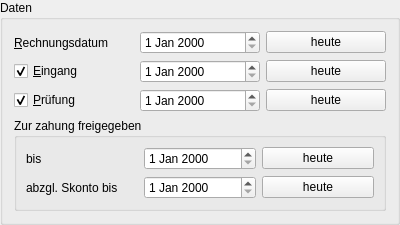
    <widget class="QGroupBox" name="groupBox_2">
     <property name="minimumSize">
      <size>
       <width>400</width>
       <height>0</height>
      </size>
     </property>
     <property name="title">
      <string>Daten</string>
     </property>
     <property name="flat">
      <bool>true</bool>
     </property>
     <layout class="QGridLayout" name="gridLayout_6">
      <item row="4" column="2">
       <widget class="QPushButton" name="pushButton_checked_date_set_today">
        <property name="enabled">
         <bool>true</bool>
        </property>
        <property name="text">
         <string>heute</string>
        </property>
       </widget>
      </item>
      <item row="3" column="1">
       <widget class="QDateEdit" name="dateEdit_inbox_date">
        <property name="enabled">
         <bool>true</bool>
        </property>
       </widget>
      </item>
      <item row="3" column="0">
       <widget class="QCheckBox" name="checkBox_inbox">
        <property name="enabled">
         <bool>true</bool>
        </property>
        <property name="text">
         <string>&amp;Eingang</string>
        </property>
        <property name="checkable">
         <bool>true</bool>
        </property>
        <property name="checked">
         <bool>true</bool>
        </property>
       </widget>
      </item>
      <item row="4" column="1">
       <widget class="QDateEdit" name="dateEdit_checked_date">
        <property name="enabled">
         <bool>true</bool>
        </property>
       </widget>
      </item>
      <item row="4" column="0">
       <widget class="QCheckBox" name="checkBox_checked">
        <property name="enabled">
         <bool>true</bool>
        </property>
        <property name="text">
         <string>&amp;Prüfung</string>
        </property>
        <property name="checked">
         <bool>true</bool>
        </property>
       </widget>
      </item>
      <item row="1" column="0">
       <widget class="QLabel" name="label_invoice_date">
        <property name="text">
         <string>&amp;Rechnungsdatum</string>
        </property>
        <property name="buddy">
         <cstring>dateEdit_invoice_date</cstring>
        </property>
       </widget>
      </item>
      <item row="1" column="1">
       <widget class="QDateEdit" name="dateEdit_invoice_date">
        <property name="baseSize">
         <size>
          <width>0</width>
          <height>0</height>
         </size>
        </property>
       </widget>
      </item>
      <item row="1" column="2">
       <widget class="QPushButton" name="pushButton_invoice_date_set_today">
        <property name="text">
         <string>heute</string>
        </property>
       </widget>
      </item>
      <item row="3" column="2">
       <widget class="QPushButton" name="pushButton_inbox_date_set_today">
        <property name="enabled">
         <bool>true</bool>
        </property>
        <property name="text">
         <string>heute</string>
        </property>
       </widget>
      </item>
      <item row="5" column="0" colspan="3">
       <widget class="QGroupBox" name="groupBox_7">
        <property name="title">
         <string>Zur zahung freigegeben</string>
        </property>
        <layout class="QGridLayout" name="gridLayout_9">
         <item row="1" column="1">
          <widget class="QDateEdit" name="dateEdit_due_date_discount">
           <property name="baseSize">
            <size>
             <width>0</width>
             <height>0</height>
            </size>
           </property>
          </widget>
         </item>
         <item row="0" column="0">
          <widget class="QLabel" name="label">
           <property name="text">
            <string>bis</string>
           </property>
          </widget>
         </item>
         <item row="0" column="1">
          <widget class="QDateEdit" name="dateEdit_due_date">
           <property name="baseSize">
            <size>
             <width>0</width>
             <height>0</height>
            </size>
           </property>
          </widget>
         </item>
         <item row="1" column="3">
          <widget class="QPushButton" name="pushButton_due_date_discount_set_today">
           <property name="enabled">
            <bool>true</bool>
           </property>
           <property name="text">
            <string>heute</string>
           </property>
          </widget>
         </item>
         <item row="0" column="3">
          <widget class="QPushButton" name="pushButton_due_date_set_today">
           <property name="text">
            <string>heute</string>
           </property>
          </widget>
         </item>
         <item row="1" column="0">
          <widget class="QLabel" name="label_due_date_discount">
           <property name="text">
            <string>abzgl. Skonto bis</string>
           </property>
          </widget>
         </item>
        </layout>
       </widget>
      </item>
     </layout>
    </widget>
